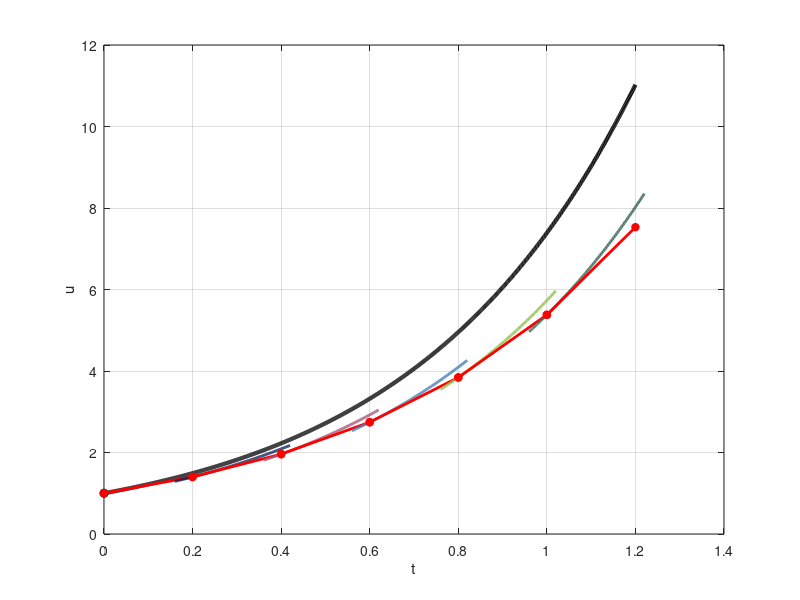

MATLAB code to generate this figure:
% A demonstration of forward Euler code
%
% Solve:  u' = a*u,  u(0) = 1;

a = 2;
f = @(t,u)  a*u;
u0 = 1;

Tf = 1.2;
k = 0.2;  % desired time step
numsteps = ceil(Tf / k)  % now adjust to have integer steps
k = Tf / numsteps        % modified time step

v = u0;

figure(1); clf;
plot(0, u0, 'ko');
hold on;
tt = linspace(0, Tf, 1000);
lw = 'linewidth';
plot(tt, exp(a*tt), 'k-', lw, 3);
xlabel('t'); ylabel('u'); grid on
yl = ylim();
pause

for n = 1:numsteps
  t = k*(n-1);
  %vnew = v + k*f(t, v);
  rhs = f(t, v);

  % plot the exact solution from this point
  if (n > 1)
    tt = linspace(t-0.2*k, t+1.1*k, 200);
    plot(tt, v*exp(a*(tt-t)), '-', 'color', 0.8*rand(3,1), lw, 2)
    ylim(yl)
    pause
  end

  vnew = v + k*rhs;
  plot([t t+k], [v vnew], 'r*-', lw, 2)
  pause
  v = vnew;
end

